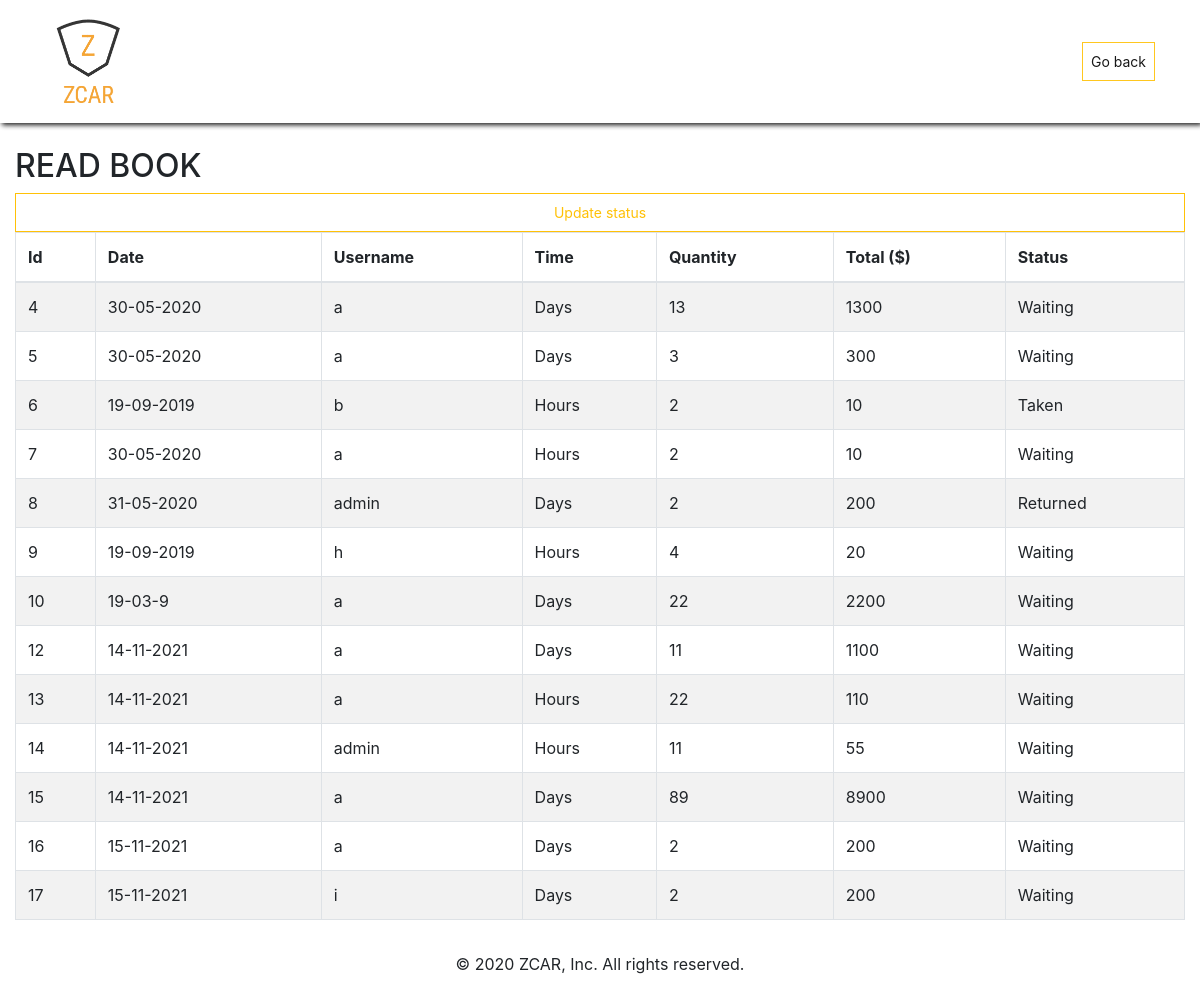
Screenshot of /crud-read-book.php with the database file from the repository.
### tables this page shows
CREATE TABLE `book` (
  `id` int NOT NULL,
  `bookdate` varchar(200) NOT NULL,
  `username` varchar(200) NOT NULL,
  `booktime` varchar(200) NOT NULL,
  `quantity` int NOT NULL,
  `total` double NOT NULL,
  `status` varchar(200) NOT NULL
);

### html/crud-read-book.php (the view, shortened to what this page needs)
<!DOCTYPE html>
<html lang="en">
<head>
	<link rel="stylesheet" href="https://stackpath.bootstrapcdn.com/bootstrap/4.1.1/css/bootstrap.min.css"
>
	<link rel="stylesheet" href="https://use.fontawesome.com/releases/v5.0.13/css/all.css"
>
	<link rel="stylesheet" href="main.css">
</head>
<body>
    <nav class="navbar navbar-expand-sm navbar-light">
      <div class="container">
        <a class="navbar-brand" href="/">
          <img src="img/logo.png" style="width: 50%;">
        </a>
        <div class="collapse navbar-collapse" id="navbarNav">
          <ul class="navbar-nav ml-auto">
            <li class="nav-item ">
              <a class="nav-link btn btn-outline-warning btn-sm" href="crud.php">Go back</a>
            </li>
          </ul>
        </div>
      </div>
    </nav>
    <div class="wrapper">
        <div class="container-fluid">
            <div class="row">
                <div class="col-md-12">
                    <div class="page-header clearfix">
                        <br><h2 class="pull-left">READ BOOK</h2>
                        <a class="nav-link btn btn-outline-warning btn-sm"  data-toggle="modal" data-target="#modalStatus" href="#">Update status</a>
                    </div>
                    <?php
                    require_once "db.php";
                    $sql = "SELECT * FROM book";
                    if($result = mysqli_query($conn, $sql)){
                        if(mysqli_num_rows($result) > 0){
                            echo "<table class='table table-bordered table-striped'>";
                                echo "<thead>";
                                    echo "<tr>";
                                        echo "<th>Id</th>";
                                        echo "<th>Date</th>";
                                        echo "<th>Username</th>";
                                        echo "<th>Time</th>";
                                        echo "<th>Quantity</th>";
                                        echo "<th>Total ($)</th>";
                                        echo "<th>Status</th>";
                                    echo "</tr>";
                                echo "</thead>";
                                echo "<tbody>";
                                while($row = mysqli_fetch_array($result)){
                                    echo "<tr>";
                                        echo "<td>" . $row['id'] . "</td>";
                                        echo "<td>" . $row['bookdate'] . "</td>";
                                        echo "<td>" . $row['username'] . "</td>";
                                        echo "<td>" . $row['booktime'] . "</td>";
                                        echo "<td>" . $row['quantity'] . "</td>";
                                        echo "<td>" . $row['total'] . "</td>";
                                        echo "<td>" . $row['status'] . "</td>";
                                    echo "</tr>";
                                }
                                echo "</tbody>";
                            echo "</table>";
                        } else{
                            echo "<p class='lead'><em>No records were found.</em></p>";
                        }
                    } else{
                        echo "ERROR: Could not able to execute $sql. " . mysqli_error($conn);
                    }
                    ?>
                </div>
            </div>
        </div>
    </div>
    <footer>
      <div class="container p-3">
        <div class="row text-center text-black">
          <div class="col ml-auto">
            <p> &copy 2020 ZCAR, Inc. All rights reserved.</p>
          </div>
        </div>
      </div>
    </footer>
  </body>
</html>

### html/main.css (style rules this page uses)
.navbar { box-shadow: 2px 2px 5px #000; opacity: 0.9; }
.navbar .nav-item .nav-link { color: rgb(0, 0, 0); }
.form-control, .btn { border-radius: 0; }
.team, footer { background: #ffffff; }

### rows the page displays
book: id "4", bookdate "30-05-2020", username "a", booktime "Days", quantity "13", total "1300", status "Waiting"
book: id "5", bookdate "30-05-2020", username "a", booktime "Days", quantity "3", total "300", status "Waiting"
book: id "6", bookdate "19-09-2019", username "b", booktime "Hours", quantity "2", total "10", status "Taken"
book: id "7", bookdate "30-05-2020", username "a", booktime "Hours", quantity "2", total "10", status "Waiting"
book: id "8", bookdate "31-05-2020", username "admin", booktime "Days", quantity "2", total "200", status "Returned"
book: id "9", bookdate "19-09-2019", username "h", booktime "Hours", quantity "4", total "20", status "Waiting"
book: id "10", bookdate "19-03-9", username "a", booktime "Days", quantity "22", total "2200", status "Waiting"
book: id "12", bookdate "14-11-2021", username "a", booktime "Days", quantity "11", total "1100", status "Waiting"
book: id "13", bookdate "14-11-2021", username "a", booktime "Hours", quantity "22", total "110", status "Waiting"
book: id "14", bookdate "14-11-2021", username "admin", booktime "Hours", quantity "11", total "55", status "Waiting"
book: id "15", bookdate "14-11-2021", username "a", booktime "Days", quantity "89", total "8900", status "Waiting"
book: id "16", bookdate "15-11-2021", username "a", booktime "Days", quantity "2", total "200", status "Waiting"
book: id "17", bookdate "15-11-2021", username "i", booktime "Days", quantity "2", total "200", status "Waiting"
